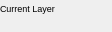
<?xml version="1.0" encoding="UTF-8"?>
<ui version="4.0">
 <class>QG_ActiveLayerName</class>
 <widget class="QWidget" name="QG_ActiveLayerName">
  <property name="geometry">
   <rect>
    <x>0</x>
    <y>0</y>
    <width>112</width>
    <height>32</height>
   </rect>
  </property>
  <property name="sizePolicy">
   <sizepolicy hsizetype="Minimum" vsizetype="Minimum">
    <horstretch>0</horstretch>
    <verstretch>0</verstretch>
   </sizepolicy>
  </property>
  <property name="minimumSize">
   <size>
    <width>112</width>
    <height>29</height>
   </size>
  </property>
  <property name="maximumSize">
   <size>
    <width>240</width>
    <height>50</height>
   </size>
  </property>
  <property name="windowTitle">
   <string>Selection</string>
  </property>
  <layout class="QVBoxLayout" name="verticalLayout">
   <property name="spacing">
    <number>0</number>
   </property>
   <property name="margin">
    <number>0</number>
   </property>
   <item>
    <widget class="QLabel" name="lActiveLayer">
     <property name="minimumSize">
      <size>
       <width>46</width>
       <height>0</height>
      </size>
     </property>
     <property name="maximumSize">
      <size>
       <width>120</width>
       <height>16777215</height>
      </size>
     </property>
     <property name="font">
      <font>
       <family>Helvetica</family>
       <pointsize>7</pointsize>
      </font>
     </property>
     <property name="toolTip">
      <string>&lt;html&gt;&lt;head/&gt;&lt;body&gt;&lt;p&gt;&lt;br/&gt;&lt;/p&gt;&lt;/body&gt;&lt;/html&gt;</string>
     </property>
     <property name="frameShape">
      <enum>QFrame::NoFrame</enum>
     </property>
     <property name="frameShadow">
      <enum>QFrame::Plain</enum>
     </property>
     <property name="text">
      <string>Current Layer</string>
     </property>
     <property name="wordWrap">
      <bool>false</bool>
     </property>
    </widget>
   </item>
   <item>
    <widget class="QLabel" name="lActiveLayerName">
     <property name="maximumSize">
      <size>
       <width>120</width>
       <height>16777215</height>
      </size>
     </property>
     <property name="font">
      <font>
       <family>Helvetica</family>
       <pointsize>7</pointsize>
      </font>
     </property>
     <property name="focusPolicy">
      <enum>Qt::ClickFocus</enum>
     </property>
     <property name="toolTip">
      <string>&lt;!DOCTYPE HTML PUBLIC &quot;-//W3C//DTD HTML 4.0//EN&quot; &quot;http://www.w3.org/TR/REC-html40/strict.dtd&quot;&gt;
&lt;html&gt;&lt;head&gt;&lt;meta name=&quot;qrichtext&quot; content=&quot;1&quot; /&gt;&lt;style type=&quot;text/css&quot;&gt;
p, li { white-space: pre-wrap; }
&lt;/style&gt;&lt;/head&gt;&lt;body style=&quot; font-family:'Helvetica'; font-size:7pt; font-weight:400; font-style:normal;&quot;&gt;
&lt;p style=&quot; margin-top:0px; margin-bottom:0px; margin-left:0px; margin-right:0px; -qt-block-indent:0; text-indent:0px;&quot;&gt;Name of Current Active Layer&lt;/p&gt;&lt;/body&gt;&lt;/html&gt;</string>
     </property>
     <property name="text">
      <string notr="true"/>
     </property>
     <property name="wordWrap">
      <bool>false</bool>
     </property>
     <property name="indent">
      <number>0</number>
     </property>
     <property name="textInteractionFlags">
      <set>Qt::TextSelectableByKeyboard|Qt::TextSelectableByMouse</set>
     </property>
    </widget>
   </item>
  </layout>
 </widget>
 <layoutdefault spacing="6" margin="11"/>
 <resources/>
 <connections/>
</ui>
